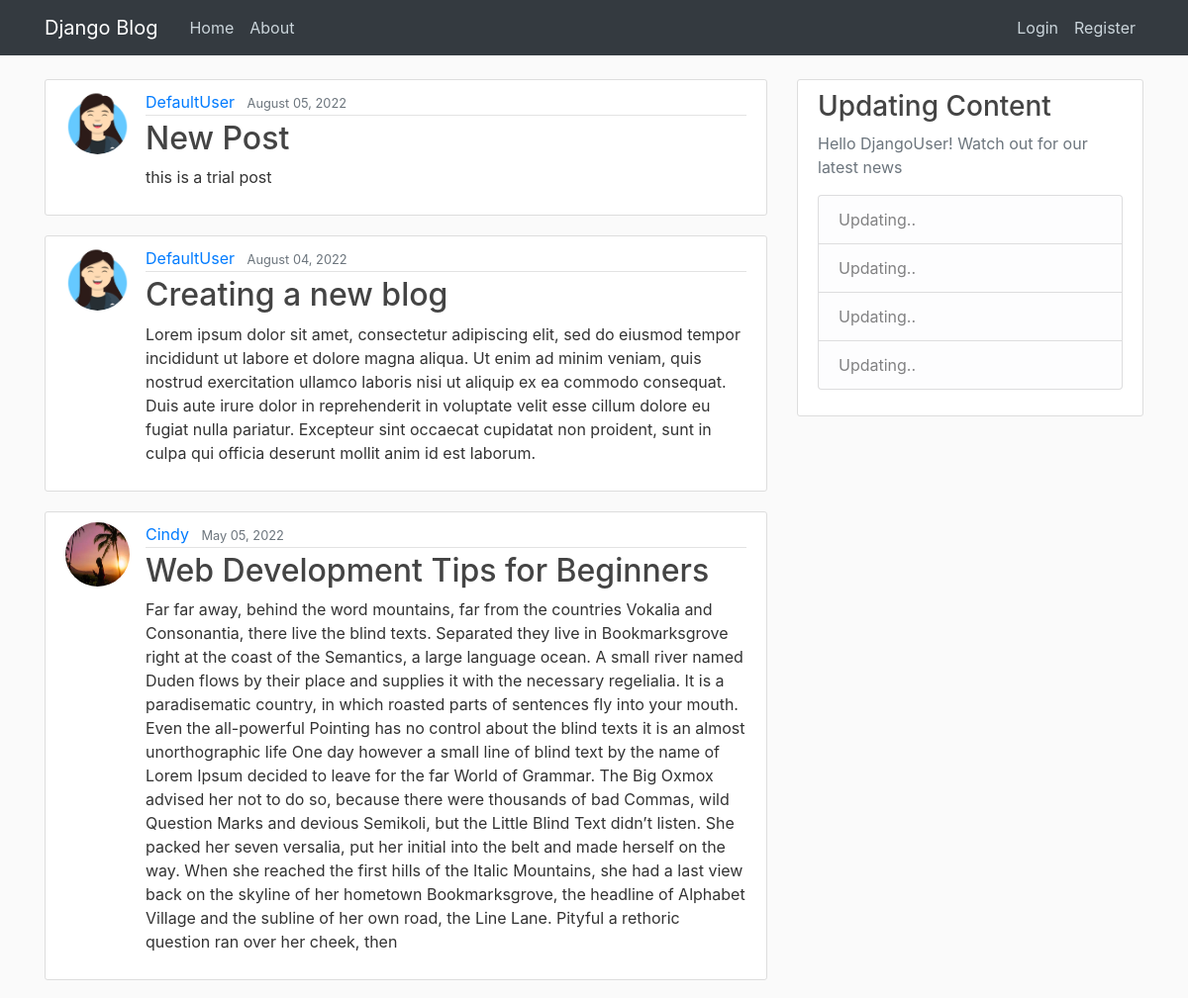
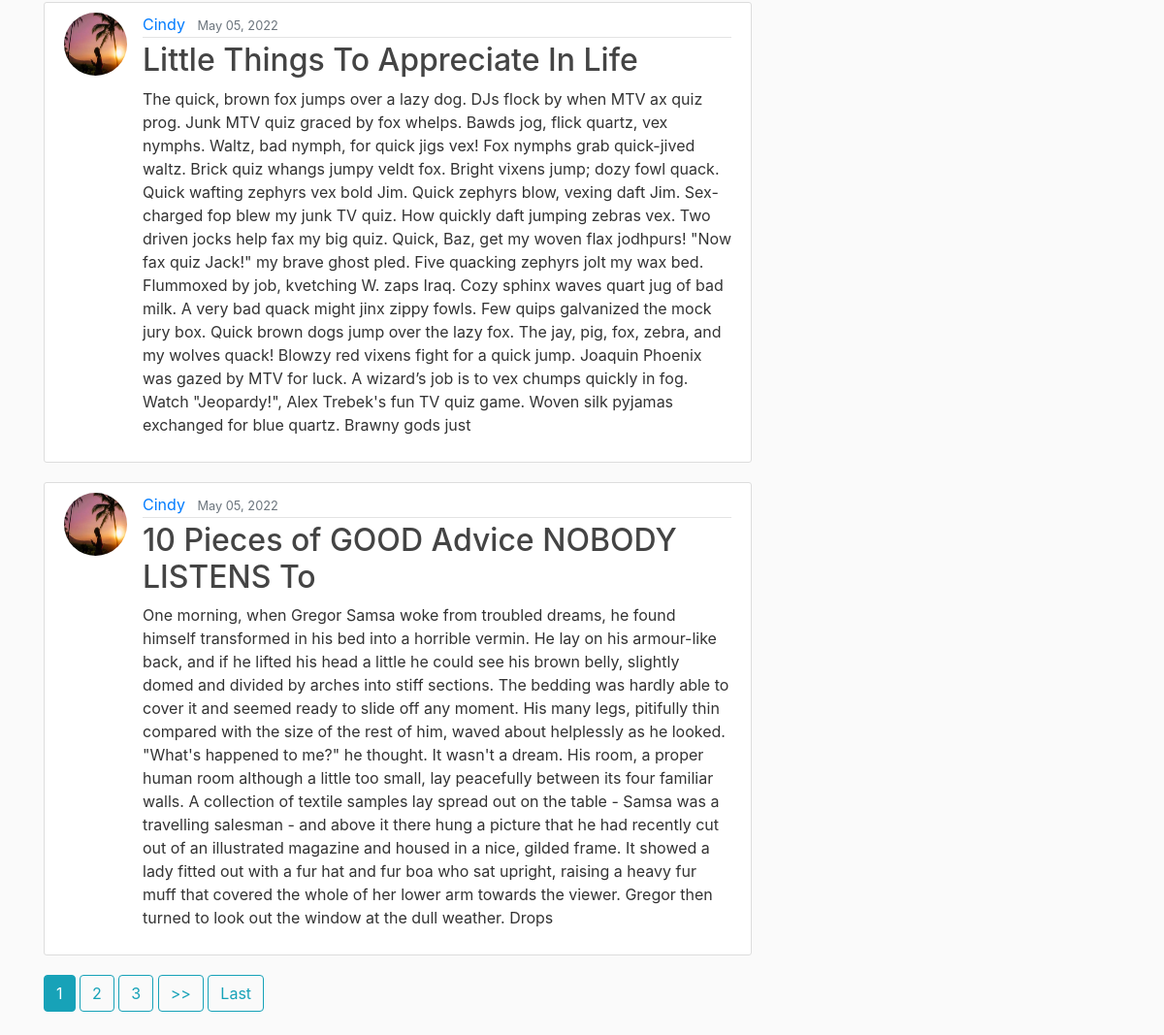
The page / on the database its author committed (2 pictures, top to bottom).
### blog/models.py (models this page shows, shortened)
class Post(models.Model):
    title = models.CharField(max_length=100)
    content = models.TextField()
    date_posted = models.DateTimeField(default=timezone.now)
    author = models.ForeignKey(User, on_delete=models.CASCADE)

### users/models.py (models this page shows, shortened)
class Profile(models.Model):
    user = models.OneToOneField(User, on_delete=models.CASCADE)
    image = models.ImageField(default='default.jpg', upload_to='profile_pics')

### blog/views.py (the view)
# urls.py: path('', PostListView.as_view(), name='blog-home'),
class PostListView(ListView):
    model = Post
    template_name = 'blog/home.html'  # <app>/<model>_<viewtype>.html
    context_object_name = 'posts'
    ordering = ['-date_posted']
    paginate_by = 5

### blog/templates/blog/home.html (shortened to what this page needs)
    {% extends "blog/base.html"%}
    {% block content %}
        {% for post in posts %}
            <article class="media content-section">
                <img class="rounded-circle article-img" src="{{ post.author.profile.image.url }}">
                 <div class="media-body">
                     <div class="article-metadata">
                    <a class="mr-2" href="{% url 'user-posts' post.author.username %}">{{ post.author }}</a>
                     <small class="text-muted">{{ post.date_posted|date:"F d, Y"}}</small>
                 </div>
                <h2><a class="article-title" href="{% url 'post-detail' post.id%}">{{ post.title }}</a></h2>
                <p class="article-content">{{ post.content }}</p>
                </div>
             </article>
         {% endfor %}
         {% if is_paginated %}
            {% for num in page_obj.paginator.page_range %}
                {% if page_obj.number == num %}
                   <a class="btn btn-info mb-4" href="?page={{ num }}">{{ num }}</a>
                {% elif num > page_obj.number|add:'-3' and num < page_obj.number|add:'3' %}
                   <a class="btn btn-outline-info mb-4" href="?page={{ num }}">{{ num }}</a>
                {% endif %}
            {% endfor %}
            {% if page_obj.has_next %}
                <a class="btn btn-outline-info mb-4" href="?page={{ page_obj.next_page_number }}">>></a>
                <a class="btn btn-outline-info mb-4" href="?page={{ page_obj.paginator.num_pages}}">Last</a>
             {% endif %}
         {% endif %}
    {% endblock content %}

### blog/static/blog/main.css (style rules this page uses)
body { background: #fafafa; color: #333333; margin-top: 5rem; }
h1, h2, h3, h4, h5, h6 { color: #444444; }
.content-section { background: #ffffff; padding: 10px 20px; border: 1px solid #dddddd; border-radius: 3px; margin-bottom: 20px; }
.article-title { color: #444444; }
.article-content { white-space: pre-line; }
.article-img { height: 65px; width: 65px; margin-right: 16px; }
.article-metadata { padding-bottom: 1px; margin-bottom: 4px; border-bottom: 1px solid #e3e3e3 }

### rows shown on the page
Post: author.profile.image (picture), author "DefaultUser", date_posted "August 05, 2022", title "New Post", content "this is a trial post"
Post: author.profile.image (picture), author "DefaultUser", date_posted "August 04, 2022", title "Creating a new blog", content "Lorem ipsum dolor sit amet, consectetur adipiscing elit, sed do eiusmod tempor incididunt ut labore et dolore magna aliqua. Ut enim ad minim veniam, quis nostrud exercitation ullamco laboris nisi ut aliquip ex ea commodo consequat. Duis aute irure dolor in reprehenderit in voluptate velit esse cillum dolore eu fugiat nulla pariatur. Excepteur sint occaecat cupidatat non proident, sunt in culpa qui officia deserunt mollit anim id est laborum."
Post: author.profile.image (picture), author "Cindy", date_posted "May 05, 2022", title "Web Development Tips for Beginners", content "Far far away, behind the word mountains, far from the countries Vokalia and Consonantia, there live the blind texts. Separated they live in Bookmarksgrove right at the coast of the Semantics, a large language ocean. A small river named Duden flows by their place and supplies it with the necessary regelialia. It is a paradisematic country, in which roasted parts of sentences fly into your mouth. Even the all-powerful Pointing has no control about the blind texts it is an almost unorthographic life One day however a small line of blind text by the name of Lorem Ipsum decided to leave for the far World of Grammar. The Big Oxmox advised her not to do so, because there were thousands of bad…"
Post: author.profile.image (picture), author "Cindy", date_posted "May 05, 2022", title "Little Things To Appreciate In Life", content "The quick, brown fox jumps over a lazy dog. DJs flock by when MTV ax quiz prog. Junk MTV quiz graced by fox whelps. Bawds jog, flick quartz, vex nymphs. Waltz, bad nymph, for quick jigs vex! Fox nymphs grab quick-jived waltz. Brick quiz whangs jumpy veldt fox. Bright vixens jump; dozy fowl quack. Quick wafting zephyrs vex bold Jim. Quick zephyrs blow, vexing daft Jim. Sex-charged fop blew my junk TV quiz. How quickly daft jumping zebras vex. Two driven jocks help fax my big quiz. Quick, Baz, get my woven flax jodhpurs! \"Now fax quiz Jack!\" my brave ghost pled. Five quacking zephyrs jolt my wax bed. Flummoxed by job, kvetching W. zaps Iraq. Cozy sphinx waves quart jug of bad milk. A very bad…"
Post: author.profile.image (picture), author "Cindy", date_posted "May 05, 2022", title "10 Pieces of GOOD Advice NOBODY LISTENS To", content "One morning, when Gregor Samsa woke from troubled dreams, he found himself transformed in his bed into a horrible vermin. He lay on his armour-like back, and if he lifted his head a little he could see his brown belly, slightly domed and divided by arches into stiff sections. The bedding was hardly able to cover it and seemed ready to slide off any moment. His many legs, pitifully thin compared with the size of the rest of him, waved about helplessly as he looked. \"What's happened to me?\" he thought. It wasn't a dream. His room, a proper human room although a little too small, lay peacefully between its four familiar walls. A collection of textile samples lay spread out on the table - Samsa…"

### other values the page prints
{{ num }} "1"
{{ num }} "2" "3"
